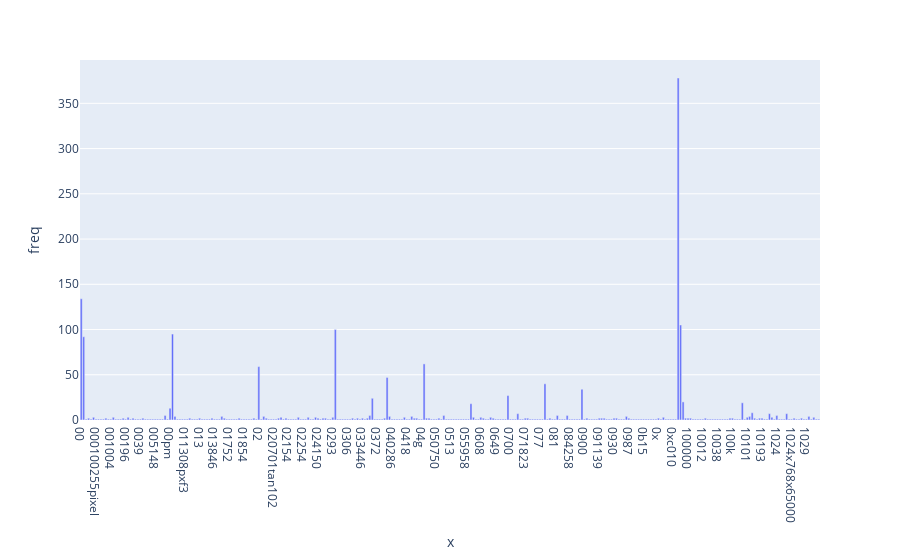

Here is the notebook cell this chart was saved with:
### Code cell
df_freq = pd.DataFrame(term_frequencies[:300], columns = ['freq'])
fig = px.bar(df_freq, x=names[:300], y='freq')
fig.show()

### Figure 1 — Plotly figure (JSON) as saved in the notebook; plotly's stock layout.template omitted (floating-point values rounded to 4 significant figures; data arrays with more than 128 entries replaced by an {"elided": "..."} marker saying what was removed)
{"data": [{"alignmentgroup": "True", "hovertemplate": "x=%{x}<br>freq=%{y}<extra></extra>", "legendgroup": "", "marker": {"color": "#636efa", "pattern": {"shape": ""}}, "name": "", "offsetgroup": "", "orientation": "v", "showlegend": false, "textposition": "auto", "type": "bar", "x": {"elided": "300 str values"}, "xaxis": "x", "y": {"elided": "300 int values"}, "yaxis": "y"}], "layout": {"barmode": "relative", "legend": {"tracegroupgap": 0}, "margin": {"t": 60}, "xaxis": {"anchor": "y", "domain": [0, 1], "title": {"text": "x"}}, "yaxis": {"anchor": "x", "domain": [0, 1], "title": {"text": "freq"}}}}
